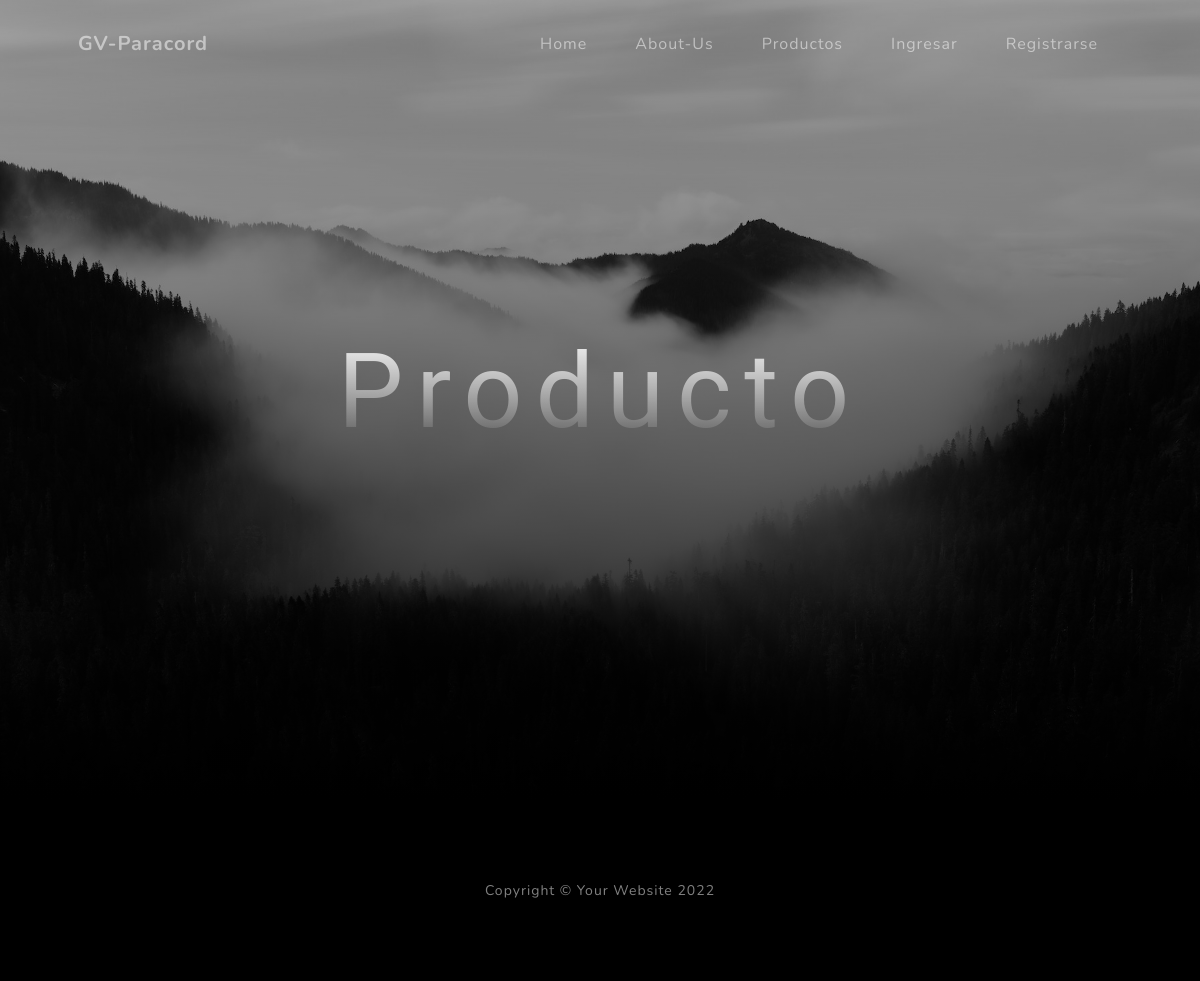
The app's page /producto/list, older data.
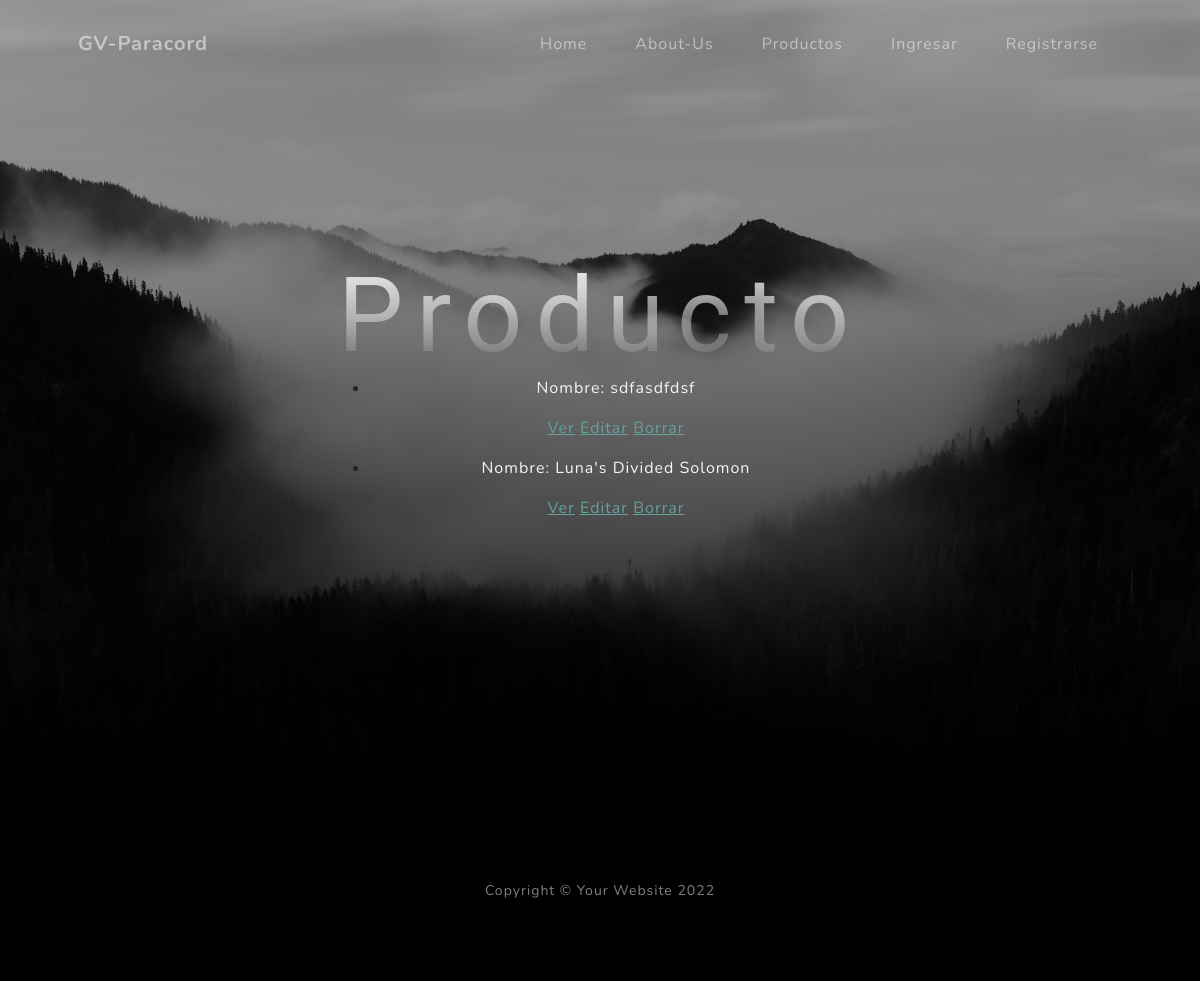
The same page, newer data.
### AppECP/models.py (models this page shows, shortened)
class Producto(models.Model):
	nombre = models.CharField(max_length=250, verbose_name='Nombre')
	encabezado = models.TextField(verbose_name='Encabezado')
	contenido = models.TextField(verbose_name='Contenido')
	image = models.ImageField(default='producto/image_user.png',upload_to='producto/', null=True, blank=True, verbose_name='Imagen')
	precio = models.FloatField()
	category = models.ForeignKey(Categorias, on_delete=models.CASCADE, related_name='get_posts', verbose_name='Categoría')
	fabricante = models.ForeignKey(User, on_delete=models.CASCADE, related_name='get_posts', verbose_name='Fabricante')
	creacion = models.DateTimeField(auto_now_add=True, verbose_name='Fecha de creación')
	modificacion = models.DateTimeField(auto_now=True, verbose_name='Fecha de modificación')
	class Meta:
		verbose_name = 'Producto'
		verbose_name_plural = 'Productos'
		ordering = ['-creacion']

### AppECP/views.py (the view)
# urls.py: path('producto/list', views.ProductoList.as_view(), name='List'),
class ProductoList(ListView):
    model = Producto
    template_name = "AppECP/producto_list.html"

### AppECP/templates/AppECP/producto_list.html (shortened to what this page needs)
<!DOCTYPE html>
<html lang="en">
    <head>
        {% load static %}
        <link href="{% static 'css/styles.css'%}" rel="stylesheet" />
    </head>
    <body id="page-top">
        <nav class="navbar navbar-expand-lg navbar-light fixed-top" id="mainNav">
            <div class="container px-4 px-lg-5">
                <a class="navbar-brand" href="#page-top">GV-Paracord</a>
                <div class="collapse navbar-collapse" id="navbarResponsive">
                    <ul class="navbar-nav ms-auto">
                        <li class="nav-item"><a class="nav-link" href={% url 'home' %}>Home</a></li>
                        <li class="nav-item"><a class="nav-link" href={% url 'aboutus' %}>About-Us</a></li>
                        <li class="nav-item"><a class="nav-link" href={% url 'products' %}>Productos</a></li>
                        {% if request.user.is_authenticated %}
                        <li class="nav-item"><a class="nav-link" href={% url 'logout' %}>Salir</a></li>
                        {% else %}
                        <li class="nav-item"><a class="nav-link" href={% url 'login' %}>Ingresar</a></li>
                        <li class="nav-item"><a class="nav-link" href={% url 'register' %}>Registrarse</a></li>
                        {% endif %}
                    </ul>
                </div>
            </div>
        </nav>
        <header class="masthead">
            <div class="container px-4 px-lg-5 d-flex h-100 align-items-center justify-content-center">
                <div class="d-flex justify-content-center">
                    <div class="text-center">
                        <form method="post">
                            <h1> Producto</h1>
    <ul>
        {% for producto in object_list %}
            <li>
                <p style="color: whitesmoke;">Nombre: {{producto.nombre}}</p>
                <p>
                    <a href="{% url 'Detail' producto.id %}"> Ver</a>
                    <a href="{% url 'Edit' producto.id %}"> Editar</a>
                    <a href="{% url 'Delete' producto.id %}"> Borrar</a>
                </p>
            </li>
        {% endfor %}
    </ul>
                        </form>
                    </div>
                </div>
            </div>
        </header>
        <footer class="footer bg-black small text-center text-white-50"><div class="container px-4 px-lg-5">Copyright &copy; Your Website 2022</div></footer>
    </body>
</html>

Row changes from the older to the newer data that the page shows:
added Producto: nombre "sdfasdfdsf"
added Producto: nombre "Luna's Divided Solomon"
